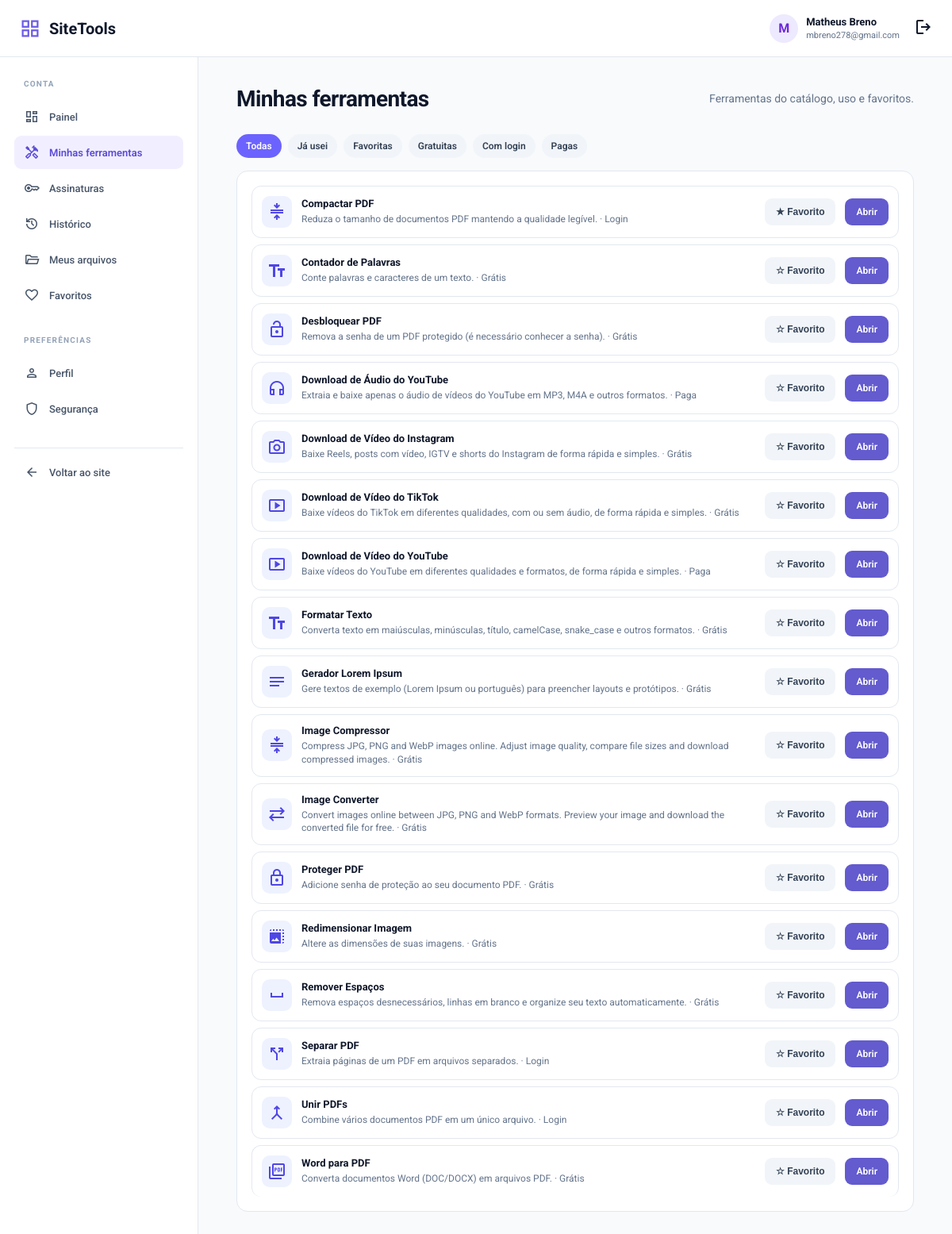
The app's page /account/tools.php (signed in), older data.
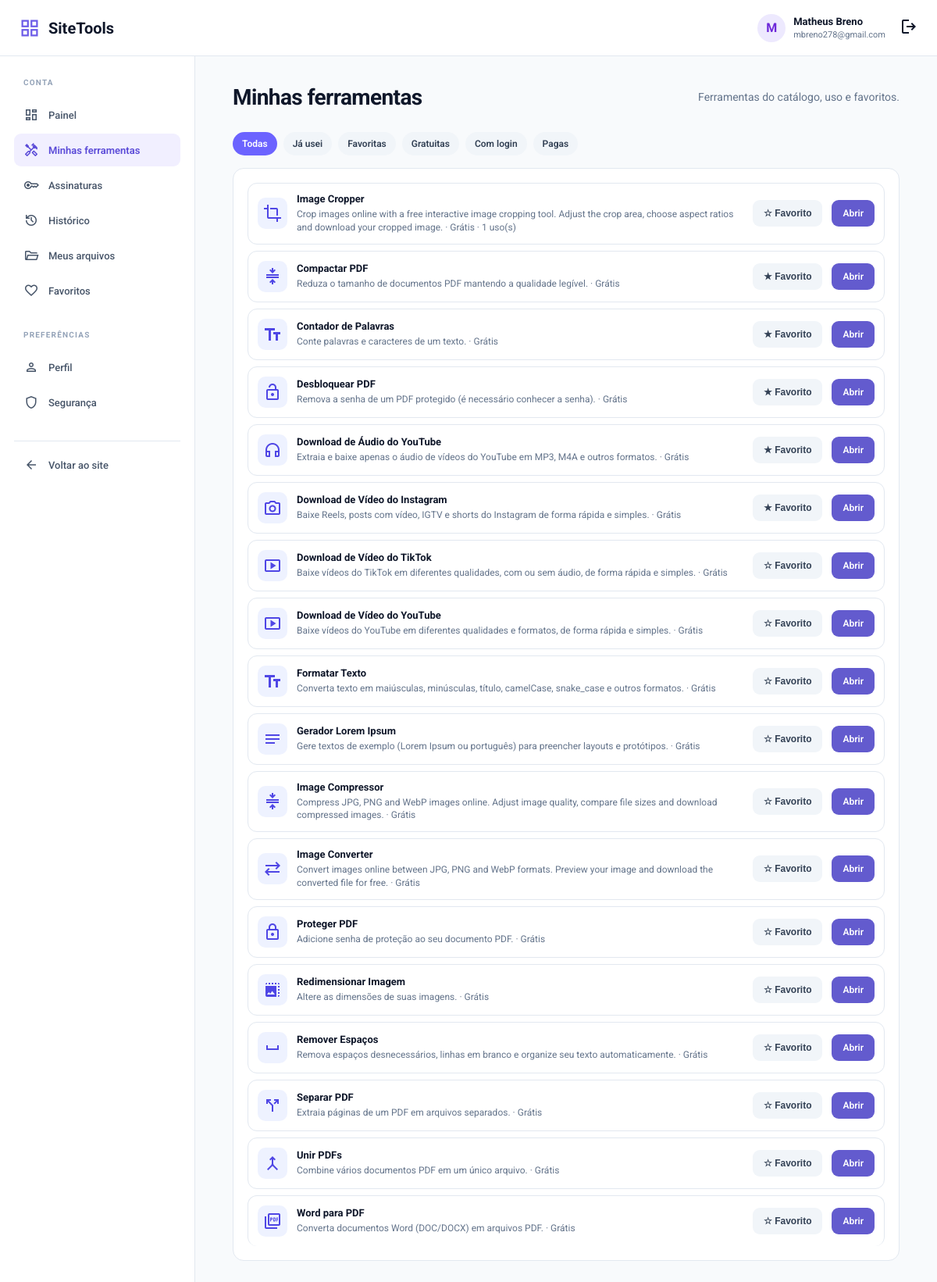
The same page, newer data.
### tables this page shows
CREATE TABLE IF NOT EXISTS `tools` (
  `id` int UNSIGNED NOT NULL AUTO_INCREMENT,
  `name` varchar(120) NOT NULL,
  `slug` varchar(160) NOT NULL,
  `description` varchar(255) NOT NULL,
  `category` varchar(80) NOT NULL,
  `category_id` bigint UNSIGNED DEFAULT NULL,
  `icon` varchar(80) DEFAULT 'build',
  `handler` varchar(80) NOT NULL,
  `meta_title` varchar(160) DEFAULT NULL,
  `meta_description` varchar(255) DEFAULT NULL,
  `is_active` tinyint(1) NOT NULL DEFAULT '1' COMMENT '0 = desligada no admin (bloqueio total)',
  `status` varchar(20) NOT NULL DEFAULT 'active' COMMENT 'Operacional: active|development|unavailable',
  `sort_order` int NOT NULL DEFAULT '0',
  `is_featured` tinyint(1) NOT NULL DEFAULT '0',
  `is_beta` tinyint(1) NOT NULL DEFAULT '0',
  `version` varchar(20) DEFAULT NULL,
  `max_file_size` int UNSIGNED DEFAULT NULL,
  `access_type` varchar(20) NOT NULL DEFAULT 'free' COMMENT 'Espelho de tool_access_rules.access_mode: free|login|paid|temporary',
  `created_at` timestamp NULL DEFAULT CURRENT_TIMESTAMP,
  `updated_at` timestamp NULL DEFAULT NULL ON UPDATE CURRENT_TIMESTAMP,
  PRIMARY KEY (`id`),
  UNIQUE KEY `slug` (`slug`),
  KEY `idx_tools_category_id` (`category_id`)
);

### config/user-area.php (called while the page is built, shortened)
<?php
function user_area_e(?string $value): string
{
    return htmlspecialchars($value ?? '', ENT_QUOTES | ENT_SUBSTITUTE, 'UTF-8');
}

### account/tools.php (the view, shortened to what this page needs)
<?php
require __DIR__ . '/_bootstrap.php';
$uid = (int) $currentUser['id'];
$filter = strtolower(trim((string) ($_GET['filter'] ?? 'all')));
$sql = "SELECT t.id, t.name, t.slug, t.description, t.icon, t.access_type,
               COALESCE(r.access_mode, t.access_type) AS access_mode,
               (SELECT COUNT(*) FROM user_tool_usage u WHERE u.user_id = :uid AND u.tool_id = t.id) AS use_count,
               (SELECT MAX(u2.created_at) FROM user_tool_usage u2 WHERE u2.user_id = :uid2 AND u2.tool_id = t.id) AS last_used,
               (SELECT COUNT(*) FROM user_favorites f WHERE f.user_id = :uid3 AND f.tool_id = t.id) AS is_fav,
               (SELECT COUNT(*) FROM user_tool_access a
                 WHERE a.user_id = :uid4 AND a.tool_id = t.id AND a.status = 'active'
                   AND a.starts_at <= NOW() AND (a.expires_at IS NULL OR a.expires_at > NOW())
                   AND a.revoked_at IS NULL) AS has_access
        FROM tools t
        LEFT JOIN tool_access_rules r ON r.tool_id = t.id
        WHERE t.is_active = 1 AND t.status = 'active'";
$params = [
    'uid' => $uid,
    'uid2' => $uid,
    'uid3' => $uid,
    'uid4' => $uid,
];
$sql .= ' ORDER BY last_used IS NULL, last_used DESC, t.name ASC LIMIT 200';
$rows = [];
try {
    $stmt = $pdo->prepare($sql);
    $stmt->execute($params);
    $rows = $stmt->fetchAll(PDO::FETCH_ASSOC) ?: [];
} catch (Throwable $e) {
    error_log('[account/tools] ' . $e->getMessage());
}
?>
<div class="ua-filters">
    <?php
    $filters = [
        'all' => 'Todas',
        'used' => 'Já usei',
        'favorites' => 'Favoritas',
        'free' => 'Gratuitas',
        'login' => 'Com login',
        'paid' => 'Pagas',
    ];
    foreach ($filters as $key => $label):
        $cls = $filter === $key ? ' ua-chip is-active' : ' ua-chip';
    ?>
        <a class="<?= $cls ?>" href="?filter=<?= user_area_e($key) ?>"><?= user_area_e($label) ?></a>
    <?php endforeach; ?>
</div>
<section class="ua-panel">
    <div class="ua-list">
        <?php if (!$rows): ?>
            <div class="ua-empty"><span class="material-symbols-outlined">handyman</span>Nenhuma ferramenta encontrada para este filtro.</div>
        <?php else: foreach ($rows as $r):
            $mode = (string) ($r['access_mode'] ?? 'free');
            $modeLabel = match ($mode) {
                'login' => 'Login',
                'paid' => 'Paga',
                'temporary' => 'Temporária',
                default => 'Grátis',
            };
            ?>
            <div class="ua-list-row">
                <div class="ua-tool-icon">
                    <span class="material-symbols-outlined"><?= user_area_e((string) ($r['icon'] ?: 'build')) ?></span>
                </div>
                <div class="ua-row-content">
                    <strong><?= user_area_e((string) $r['name']) ?></strong>
                    <small>
                        <?= user_area_e((string) ($r['description'] ?? '')) ?>
                        · <?= user_area_e($modeLabel) ?>
                        <?php if ((int) $r['use_count'] > 0): ?>
                            · <?= (int) $r['use_count'] ?> uso(s)
                        <?php endif; ?>
                    </small>
                </div>
                <button
                    type="button"
                    class="ua-button ua-button--light"
                    data-favorite-toggle="<?= (int) $r['id'] ?>"
                    data-active="<?= (int) $r['is_fav'] > 0 ? '1' : '0' ?>"
                ><?= (int) $r['is_fav'] > 0 ? '★ Favorito' : '☆ Favorito' ?></button>
                <a class="ua-button" href="../page.php?slug=<?= rawurlencode((string) $r['slug']) ?>">Abrir</a>
            </div>
        <?php endforeach; endif; ?>
    </div>
</section>

Row changes from the older to the newer data that the page shows:
now on this page (row edited): tools: name "Image Cropper", description "Crop images online with a free interactive image cropping tool. Adjust the crop area, choose aspect ratios and download your cropped image.", modeLabel "Grátis", use_count "1", shows "☆ Favorito"
changed tools "Compactar PDF": modeLabel "Login" → "Grátis"
computed for tools "Contador de Palavras": text "☆ Favorito" → "★ Favorito"
computed for tools "Desbloquear PDF": text "☆ Favorito" → "★ Favorito"
changed tools "Download de Áudio do YouTube": modeLabel "Paga" → "Grátis"; text "☆ Favorito" → "★ Favorito"
computed for tools "Download de Vídeo do Instagram": text "☆ Favorito" → "★ Favorito"
changed tools "Download de Vídeo do YouTube": modeLabel "Paga" → "Grátis"
changed tools "Separar PDF": modeLabel "Login" → "Grátis"
changed tools "Unir PDFs": modeLabel "Login" → "Grátis"
